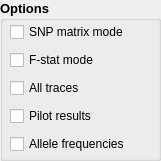
  <widget class="QGroupBox" name="groupBox_2">
   <property name="geometry">
    <rect>
     <x>650</x>
     <y>10</y>
     <width>161</width>
     <height>161</height>
    </rect>
   </property>
   <property name="font">
    <font>
     <pointsize>10</pointsize>
     <weight>75</weight>
     <bold>true</bold>
    </font>
   </property>
   <property name="title">
    <string>Options</string>
   </property>
   <widget class="QWidget" name="">
    <property name="geometry">
     <rect>
      <x>10</x>
      <y>20</y>
      <width>144</width>
      <height>136</height>
     </rect>
    </property>
    <property name="font">
     <font>
      <pointsize>9</pointsize>
      <weight>50</weight>
      <bold>false</bold>
     </font>
    </property>
    <layout class="QVBoxLayout" name="verticalLayout">
     <item>
      <widget class="QCheckBox" name="SNPmatrixCheckBox">
       <property name="font">
        <font>
         <pointsize>9</pointsize>
         <weight>50</weight>
         <bold>false</bold>
        </font>
       </property>
       <property name="toolTip">
        <string>Should BayeScEnv be run in the SNP matrix mode?</string>
       </property>
       <property name="statusTip">
        <string/>
       </property>
       <property name="locale">
        <locale language="English" country="UnitedStates"/>
       </property>
       <property name="text">
        <string>SNP matrix mode</string>
       </property>
      </widget>
     </item>
     <item>
      <widget class="QCheckBox" name="FstatCheckBox">
       <property name="font">
        <font>
         <pointsize>9</pointsize>
         <weight>50</weight>
         <bold>false</bold>
        </font>
       </property>
       <property name="toolTip">
        <string>Should BayeScEnv only estimate
F-stats?  (no selection)</string>
       </property>
       <property name="locale">
        <locale language="English" country="UnitedStates"/>
       </property>
       <property name="text">
        <string>F-stat mode</string>
       </property>
      </widget>
     </item>
     <item>
      <widget class="QCheckBox" name="allTracesCheckBox">
       <property name="toolTip">
        <string>Should BayeScEnv output the MCMC traces
of all parameters? (very large file!)</string>
       </property>
       <property name="locale">
        <locale language="English" country="UnitedStates"/>
       </property>
       <property name="text">
        <string>All traces</string>
       </property>
      </widget>
     </item>
     <item>
      <widget class="QCheckBox" name="outPilotCheckBox">
       <property name="font">
        <font>
         <pointsize>9</pointsize>
         <weight>50</weight>
         <bold>false</bold>
        </font>
       </property>
       <property name="toolTip">
        <string>Should BayeScEnv output a file
containing the results of the pilot runs?</string>
       </property>
       <property name="locale">
        <locale language="English" country="UnitedStates"/>
       </property>
       <property name="text">
        <string>Pilot results</string>
       </property>
      </widget>
     </item>
     <item>
      <widget class="QCheckBox" name="outFreqCheckBox">
       <property name="font">
        <font>
         <pointsize>9</pointsize>
         <weight>50</weight>
         <bold>false</bold>
        </font>
       </property>
       <property name="toolTip">
        <string>Should BayeScEnv output
the allele frequencies?</string>
       </property>
       <property name="locale">
        <locale language="English" country="UnitedStates"/>
       </property>
       <property name="text">
        <string>Allele frequencies</string>
       </property>
      </widget>
     </item>
    </layout>
   </widget>
   <zorder></zorder>
   <zorder></zorder>
  </widget>
